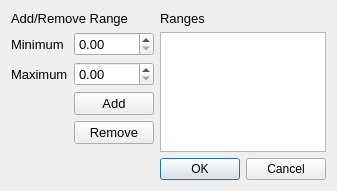
<?xml version="1.0" encoding="UTF-8"?>
<ui version="4.0">
 <class>HasPeaksDialog</class>
 <widget class="QDialog" name="HasPeaksDialog">
  <property name="geometry">
   <rect>
    <x>0</x>
    <y>0</y>
    <width>333</width>
    <height>191</height>
   </rect>
  </property>
  <property name="windowTitle">
   <string>Peak Search</string>
  </property>
  <layout class="QGridLayout" name="gridLayout">
   <item row="3" column="2">
    <widget class="QDialogButtonBox" name="buttonBox">
     <property name="orientation">
      <enum>Qt::Horizontal</enum>
     </property>
     <property name="standardButtons">
      <set>QDialogButtonBox::Cancel|QDialogButtonBox::Ok</set>
     </property>
    </widget>
   </item>
   <item row="1" column="2" rowspan="2">
    <widget class="QTableView" name="tableView"/>
   </item>
   <item row="1" column="0">
    <layout class="QFormLayout" name="formLayout">
     <item row="0" column="0">
      <widget class="QLabel" name="label">
       <property name="font">
        <font>
         <pointsize>10</pointsize>
        </font>
       </property>
       <property name="text">
        <string>Minimum</string>
       </property>
      </widget>
     </item>
     <item row="0" column="1">
      <widget class="QDoubleSpinBox" name="minDoubleSpinBox">
       <property name="font">
        <font>
         <pointsize>10</pointsize>
        </font>
       </property>
      </widget>
     </item>
     <item row="1" column="0">
      <widget class="QLabel" name="label_2">
       <property name="font">
        <font>
         <pointsize>10</pointsize>
        </font>
       </property>
       <property name="text">
        <string>Maximum</string>
       </property>
      </widget>
     </item>
     <item row="1" column="1">
      <widget class="QDoubleSpinBox" name="maxDoubleSpinBox_2">
       <property name="font">
        <font>
         <pointsize>10</pointsize>
        </font>
       </property>
      </widget>
     </item>
     <item row="2" column="1">
      <widget class="QPushButton" name="addPushButton">
       <property name="font">
        <font>
         <pointsize>10</pointsize>
        </font>
       </property>
       <property name="text">
        <string>Add</string>
       </property>
      </widget>
     </item>
     <item row="3" column="1">
      <widget class="QPushButton" name="removePushButton_2">
       <property name="font">
        <font>
         <pointsize>10</pointsize>
        </font>
       </property>
       <property name="text">
        <string>Remove</string>
       </property>
      </widget>
     </item>
    </layout>
   </item>
   <item row="0" column="2">
    <widget class="QLabel" name="label_3">
     <property name="font">
      <font>
       <pointsize>10</pointsize>
      </font>
     </property>
     <property name="text">
      <string>Ranges</string>
     </property>
    </widget>
   </item>
   <item row="0" column="0">
    <widget class="QLabel" name="label_4">
     <property name="font">
      <font>
       <pointsize>10</pointsize>
      </font>
     </property>
     <property name="text">
      <string>Add/Remove Range</string>
     </property>
    </widget>
   </item>
  </layout>
 </widget>
 <resources/>
 <connections>
  <connection>
   <sender>buttonBox</sender>
   <signal>accepted()</signal>
   <receiver>HasPeaksDialog</receiver>
   <slot>accept()</slot>
   <hints>
    <hint type="sourcelabel">
     <x>248</x>
     <y>254</y>
    </hint>
    <hint type="destinationlabel">
     <x>157</x>
     <y>274</y>
    </hint>
   </hints>
  </connection>
  <connection>
   <sender>buttonBox</sender>
   <signal>rejected()</signal>
   <receiver>HasPeaksDialog</receiver>
   <slot>reject()</slot>
   <hints>
    <hint type="sourcelabel">
     <x>316</x>
     <y>260</y>
    </hint>
    <hint type="destinationlabel">
     <x>286</x>
     <y>274</y>
    </hint>
   </hints>
  </connection>
 </connections>
</ui>
